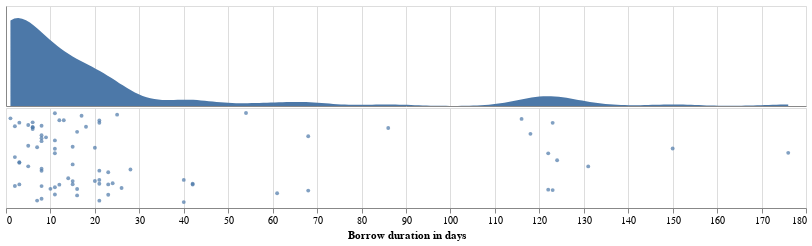

The notebook cell this image was saved under:
### Code cell
# use vertical concat to combine the two plots together
raincloud_plot = alt.vconcat(duration_density, stripplot).properties(
    # title='Distribution of borrow duration for Ernest Hemingway'
  ).configure_concat(
    spacing=0
)
raincloud_plot
